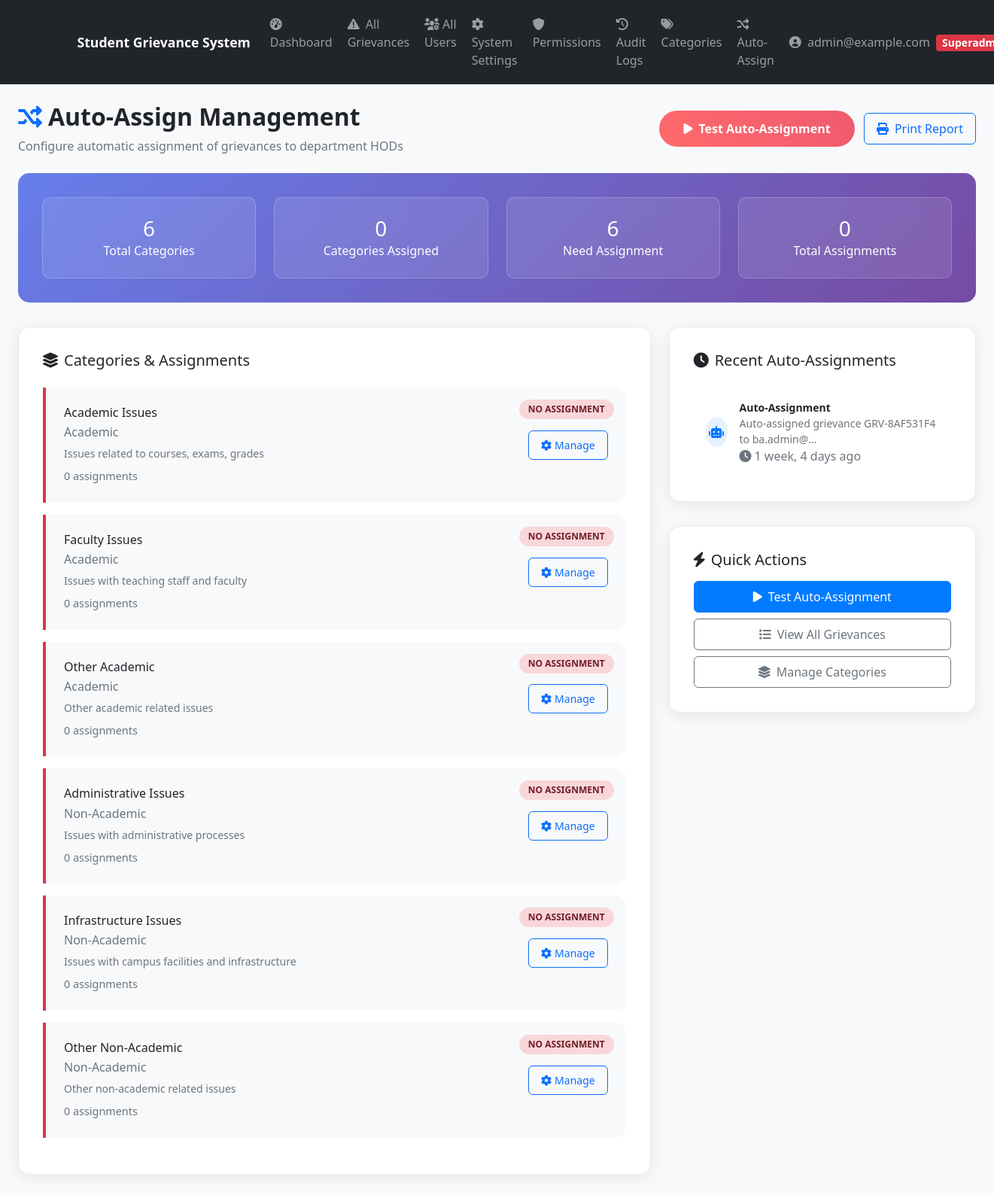
/api/admin-panel/auto-assign/ (signed in), run on an earlier commit of the app's database.
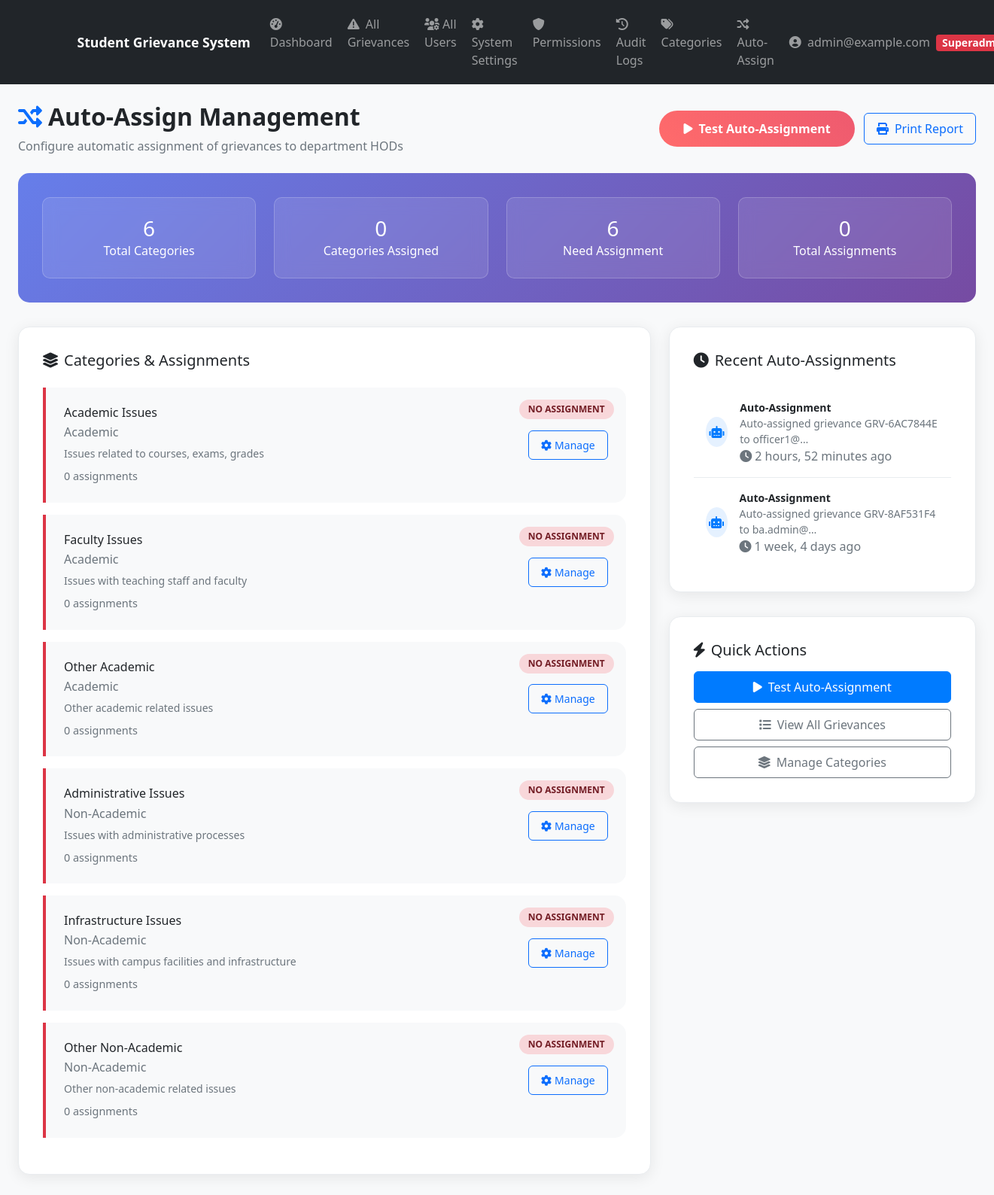
And on a later commit of the database.
### apps/grievances/models.py (models this page shows, shortened)
class Category(models.Model):
    CATEGORY_TYPES = [
        ('academic', 'Academic'),
        ('non_academic', 'Non-Academic'),
    ]
    id = models.UUIDField(primary_key=True, default=uuid.uuid4, editable=False)
    name = models.CharField(max_length=100)
    description = models.TextField(blank=True, null=True)
    category_type = models.CharField(max_length=20, choices=CATEGORY_TYPES)
    default_admin = models.ForeignKey(AdminProfile, on_delete=models.SET_NULL, null=True, blank=True, related_name='default_categories')
    keywords = models.TextField(blank=True, null=True, help_text="Keywords for auto-assignment (comma-separated)")
    is_active = models.BooleanField(default=True)
    auto_assign_enabled = models.BooleanField(default=True, help_text="Enable automatic assignment for this category")
    created_at = models.DateTimeField(auto_now_add=True)
    updated_at = models.DateTimeField(auto_now=True)
    class Meta:
        verbose_name_plural = "Categories"
        ordering = ['category_type', 'name']

class AuditLog(models.Model):
    ACTION_TYPES = [
        ('create', 'Create'),
        ('update', 'Update'),
        ('delete', 'Delete'),
        ('assign', 'Assign'),
        ('status_change', 'Status Change'),
        ('comment', 'Comment'),
        ('login', 'Login'),
        ('logout', 'Logout'),
    ]
    id = models.UUIDField(primary_key=True, default=uuid.uuid4, editable=False)
    user = models.ForeignKey(settings.AUTH_USER_MODEL, on_delete=models.SET_NULL, null=True, blank=True)
    action = models.CharField(max_length=20, choices=ACTION_TYPES)
    target_model = models.CharField(max_length=50)  # Model name
    target_id = models.CharField(max_length=100)  # ID of affected object
    description = models.TextField()
    ip_address = models.GenericIPAddressField(null=True, blank=True)
    user_agent = models.TextField(blank=True, null=True)
    timestamp = models.DateTimeField(auto_now_add=True)
    class Meta:
        ordering = ['-timestamp']

### apps/admin_panel/views.py (the view)
# urls.py: path('auto-assign/', views.auto_assign_management, name='auto_assign_management'),
@login_required
def auto_assign_management(request):
    if not can_manage_auto_assignment(request.user):
        messages.error(request, 'Access denied - Superadmin privileges required for auto-assignment management')
        return redirect('admin_panel:dashboard')
    categories = Category.objects.filter(is_active=True).prefetch_related('assignments__assigned_admin')
    total_assignments = CategoryAssignment.objects.filter(is_active=True).count()
    categories_with_assignments = categories.filter(assignments__is_active=True).distinct().count()
    categories_without_assignments = categories.exclude(assignments__is_active=True).count()
    recent_assignments = AuditLog.objects.filter(
        action='assign',
        description__icontains='Auto-assigned'
    ).select_related('user').order_by('-timestamp')[:10]
    context = {
        'categories': categories,
        'total_assignments': total_assignments,
        'categories_with_assignments': categories_with_assignments,
        'categories_without_assignments': categories_without_assignments,
        'recent_assignments': recent_assignments,
    }
    return render(request, 'admin_panel/auto_assign_management.html', context)

### apps/admin_panel/permissions.py (called while the page is built)
def can_manage_auto_assignment(user):
    return user.role == 'superadmin'

### apps/authentication/models.py (called while the page is built)
    def get_display_name(self):
        if hasattr(self, 'student_profile') and self.student_profile.name:
            return self.student_profile.name
        return self.email

    @property
    def is_student(self):
        return self.role == 'student'

    @property
    def is_admin(self):
        return self.role in ['admin', 'superadmin', 'officer']

    @property
    def is_superadmin(self):
        return self.role == 'superadmin'

### apps/students/context_processors.py (called while the page is built)
def student_notifications(request):
    if request.user.is_authenticated and request.user.is_student:
        notifications = get_student_notifications(request.user)
        return {
            'student_notifications': notifications,
            'notifications_count': len(notifications)
        }
    return {
        'student_notifications': [],
        'notifications_count': 0
    }

### templates/admin_panel/auto_assign_management.html (shortened to what the changed rows need)
{% extends 'base.html' %}
{% load static %}
{% block content %}
<div class="container-fluid mt-4">
    <div class="row">
        <div class="col-12">
            <div class="d-flex justify-content-between align-items-center mb-4">
                <div>
                    <h2 class="fw-bold">
                        <i class="fas fa-random me-2 text-primary"></i>Auto-Assign Management
                    </h2>
                </div>
            </div>
            <div class="row">
                <div class="col-lg-8">
                    <div class="auto-assign-card">
                        {% if categories %}
                            {% for category in categories %}
                            <div class="category-item {% if category.assignments.all %}has-assignments{% else %}no-assignments{% endif %}">
                                <span class="assignment-badge {% if category.assignments.all %}badge-assigned{% else %}badge-unassigned{% endif %}">
                                    {% if category.assignments.all %}Assigned{% else %}No Assignment{% endif %}
                                </span>
                                <div class="d-flex justify-content-between align-items-center">
                                    <div>
                                        <h6 class="mb-1">{{ category.name }}</h6>
                                        <p class="mb-1 text-muted">{{ category.get_category_type_display }}</p>
                                        {% if category.description %}
                                        <small class="text-muted">{{ category.description|truncatechars:80 }}</small>
                                        {% endif %}
                                        <div class="assignment-count">
                                            {% with assignments_count=category.assignments.count %}
                                            {{ assignments_count }} assignment{{ assignments_count|pluralize }}
                                            {% endwith %}
                                        </div>
                                    </div>
                                    <div>
                                        <a href="{% url 'admin_panel:category_assignment_detail' category.id %}"
                                           class="btn btn-outline-primary btn-sm">
                                            <i class="fas fa-cog me-1"></i>Manage
                                        </a>
                                    </div>
                                </div>
                            </div>
                            {% endfor %}
                        {% else %}
                            <div class="text-center py-5">
                                <i class="fas fa-layer-group fa-3x text-muted mb-3"></i>
                                <h5 class="text-muted">No categories found</h5>
                                <p class="text-muted">Create categories first to set up auto-assignments.</p>
                            </div>
                        {% endif %}
                    </div>
                </div>
                <div class="col-lg-4">
                    <div class="auto-assign-card">
                        {% if recent_assignments %}
                            {% for assignment in recent_assignments %}
                            <div class="recent-assignment">
                                <div class="d-flex align-items-center">
                                    <div class="assignment-icon">
                                        <i class="fas fa-robot"></i>
                                    </div>
                                    <div>
                                        <div class="fw-bold small">Auto-Assignment</div>
                                        <div class="text-muted small">{{ assignment.description|truncatechars:50 }}</div>
                                        <div class="text-muted smaller">
                                            <i class="fas fa-clock me-1"></i>{{ assignment.timestamp|timesince }} ago
                                        </div>
                                    </div>
                                </div>
                            </div>
                            {% endfor %}
                        {% else %}
                            <div class="text-center py-4">
                                <i class="fas fa-robot fa-2x text-muted mb-2"></i>
                                <p class="text-muted mb-0">No recent auto-assignments</p>
                            </div>
                        {% endif %}
                    </div>
                </div>
            </div>
        </div>
    </div>
</div>
{% endblock %}

What changed in the data, as far as the page shows it:
added AuditLog: description "Auto-assigned grievance GRV-6AC7844E to officer1@…", timestamp "2 hours, 52 minutes"
